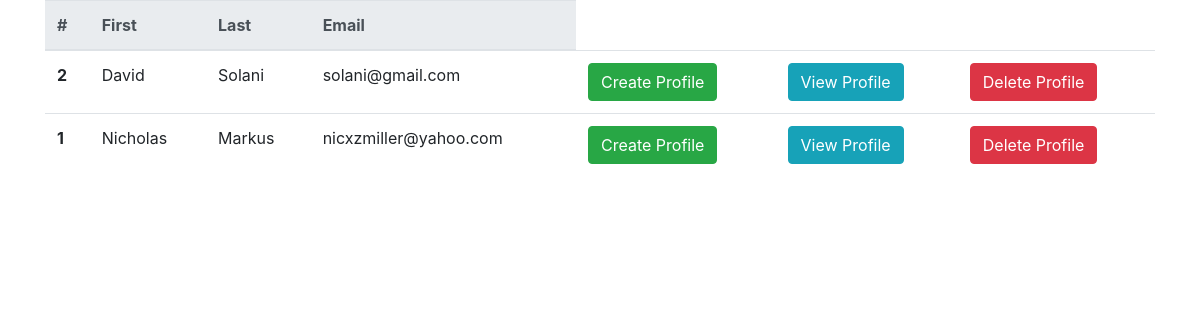
The app's page /students (signed in) with its own data.
### models.py (models this page shows, shortened)
class CRUD():
    def add(self):
        db.session.add(self)
        db.session.commit()

class Student(db.Model, CRUD):
    __tablename__ = 'student'
    id = db.Column(db.Integer, primary_key=True)
    firstname = db.Column(db.String(64))
    lastname = db.Column(db.String(64))
    email = db.Column(db.String(100), unique=True, index=True)
    address_1 = db.Column(db.String(200))
    address_2 = db.Column(db.String(200))
    city = db.Column(db.String(200))
    state = db.Column(db.String(200))
    zip_code = db.Column(db.String(200))
    date_created = db.Column(db.DateTime(), default=datetime.utcnow)
    student_profile = db.relationship('StudentProfile', backref="student", cascade="all, delete-orphan", uselist=False)

### app/main/views.py (the view)
@main.route("/students", methods=["GET"])
def get_students():
    try:
        user_email = session['user']
    except:
        user_email = None
    if user_email:
        students = Student.query.order_by(Student.firstname).all()
        return render_template("viewstudents.html", students=students)
    else:
        return redirect(url_for("main.login"))

### templates/viewstudents.html (shortened to what this page needs)
<!DOCTYPE html>
<html>
<head>
    <link rel="stylesheet" href="https://maxcdn.bootstrapcdn.com/bootstrap/4.0.0/css/bootstrap.min.css">
    <link rel="stylesheet" href="css/style.css">
</head>
<body>
    <div class="container">
<table class="table">
  <thead class="thead-light">
    <tr>
      <th scope="col">#</th>
      <th scope="col">First</th>
      <th scope="col">Last</th>
      <th scope="col">Email</th>
    </tr>
  </thead>
  <tbody>
  {% for student in students %}
      <tr>
      <th scope="row">{{student.id}}</th>
      <td>{{student.firstname}}</td>
      <td>{{student.lastname}}</td>
      <td>{{student.email}}</td>
        <td><a class="btn btn-success" href="{{url_for('main.profile')}}?student={{student.id}}">Create Profile</a></td>
        <td><a class="btn btn-info" href="{{url_for('main.get_student')}}?student={{student.id}}">View Profile</a></td>
        <td><a class="btn btn-danger" href="#">Delete Profile</a></td>
    </tr>
  {% endfor %}
  </tbody>
</table>
    </div>
</body>
</html>

### records on screen
Student: id "2", firstname "David", lastname "Solani", email "solani@gmail.com"
Student: id "1", firstname "Nicholas", lastname "Markus", email "nicxzmiller@yahoo.com"
